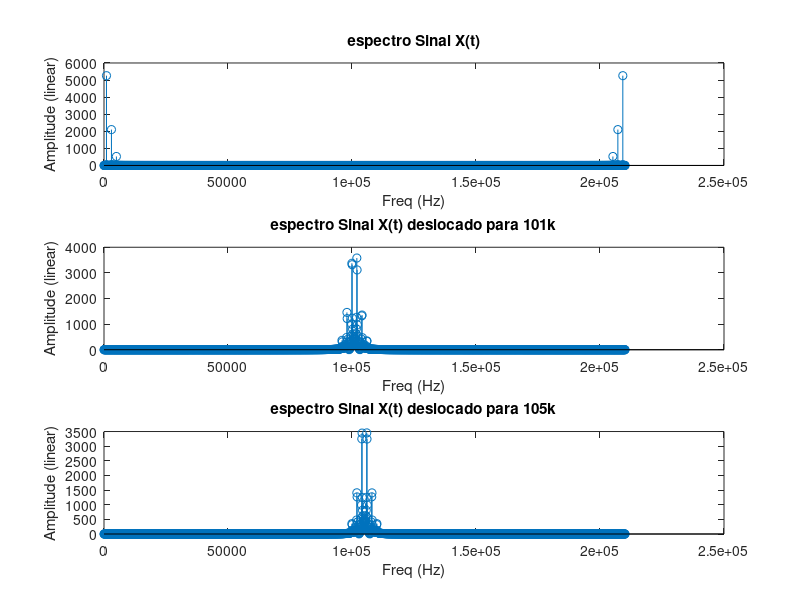

This figure's MATLAB source:
clc;
clear;
close all;

fs = 210.2e3; %frequencia de amostragem, a maior frequencia do sinal � 5kHz
n=0:0.01*fs; %vetor n   
t = n/fs; %  vetor t = n*ts
figure;
x = 5*sin(2*pi*1e3*t) +2*sin(2*pi*3e3*t) +0.5*cos(2*pi*5e3*t);
% subplot(2,1,1);plot(t, x); title('Sinal X(t)'); xlabel('tempo (s)'); ylabel('Amplitude'); 
w = n*(fs/length(x));
h = fft(x);
subplot(3,1,1);stem(w, abs(h)); title('espectro Sinal X(t)'); xlabel('Freq (Hz)'); ylabel('Amplitude (linear)');


%% deslocar 101k
x101 =  x.*exp(2j*pi*101e3*t);
frq101 = n*fs/length(x101);
X101 = fft(x101);
subplot(3,1,2);stem(frq101, abs(X101)); title('espectro Sinal X(t) deslocado para 101k'); xlabel('Freq (Hz)'); ylabel('Amplitude (linear)');

%% deslocar 105k
x105 =  x.*exp(2j*pi*105e3*t);
frq105 = n*fs/length(x105);
X105 = fft(x105);
subplot(3,1,3);stem(frq105, abs(X105)); title('espectro Sinal X(t) deslocado para 105k'); xlabel('Freq (Hz)'); ylabel('Amplitude (linear)');
%% salvar  imagem
saveas(gcf,'out/espectros.png')
